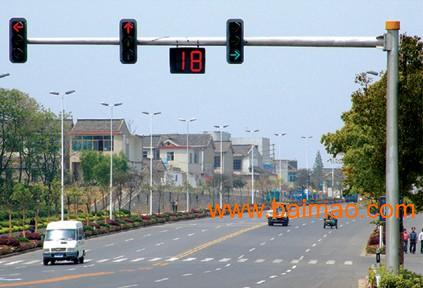
#> input picture 2021.11/20211110/opencv_pro/img/4.jpg, 423 x 288 px, found by its file name
$ python test16.py
#> lines starting #> are read from the running program, lines starting #| are printed output that depends on the picture
import cv2

img = cv2.imread("../img/4.jpg",0)
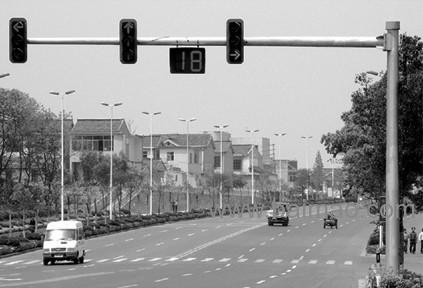
#> img: shape (288, 423); min 0, max 255, mean 151.7

kernel = cv2.getStructuringElement(cv2.MORPH_RECT,(3,3))
# [8 lines of commented-out code are left out]
dst = cv2.morphologyEx(img,cv2.MORPH_BLACKHAT,kernel)
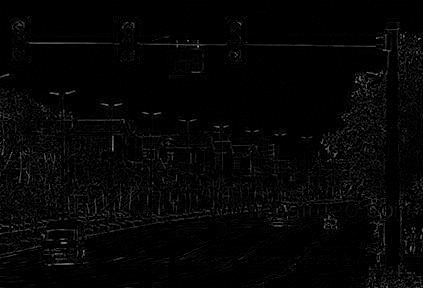
#> dst: shape (288, 423); min 0, max 160, mean 5.3


cv2.imshow("src",img)
cv2.imshow("dst",dst)
cv2.waitKey(0)
cv2.destroyAllWindows()

$ run again, with 2021.11/20211110/opencv_pro/img/ceshi.jpg copied over 2021.11/20211110/opencv_pro/img/4.jpg
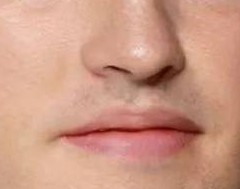
#> input picture 2021.11/20211110/opencv_pro/img/ceshi.jpg, 240 x 189 px, found by its file name
#> `img = cv2.imread("../img/4.jpg",0)`:
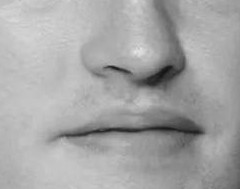
#> img: shape (189, 240); min 19, max 229, mean 165.7
#> `dst = cv2.morphologyEx(img,cv2.MORPH_BLACKHAT,kernel)`:
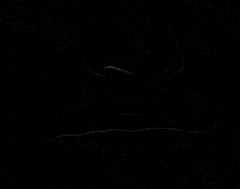
#> dst: shape (189, 240); min 0, max 61, mean 0.7
